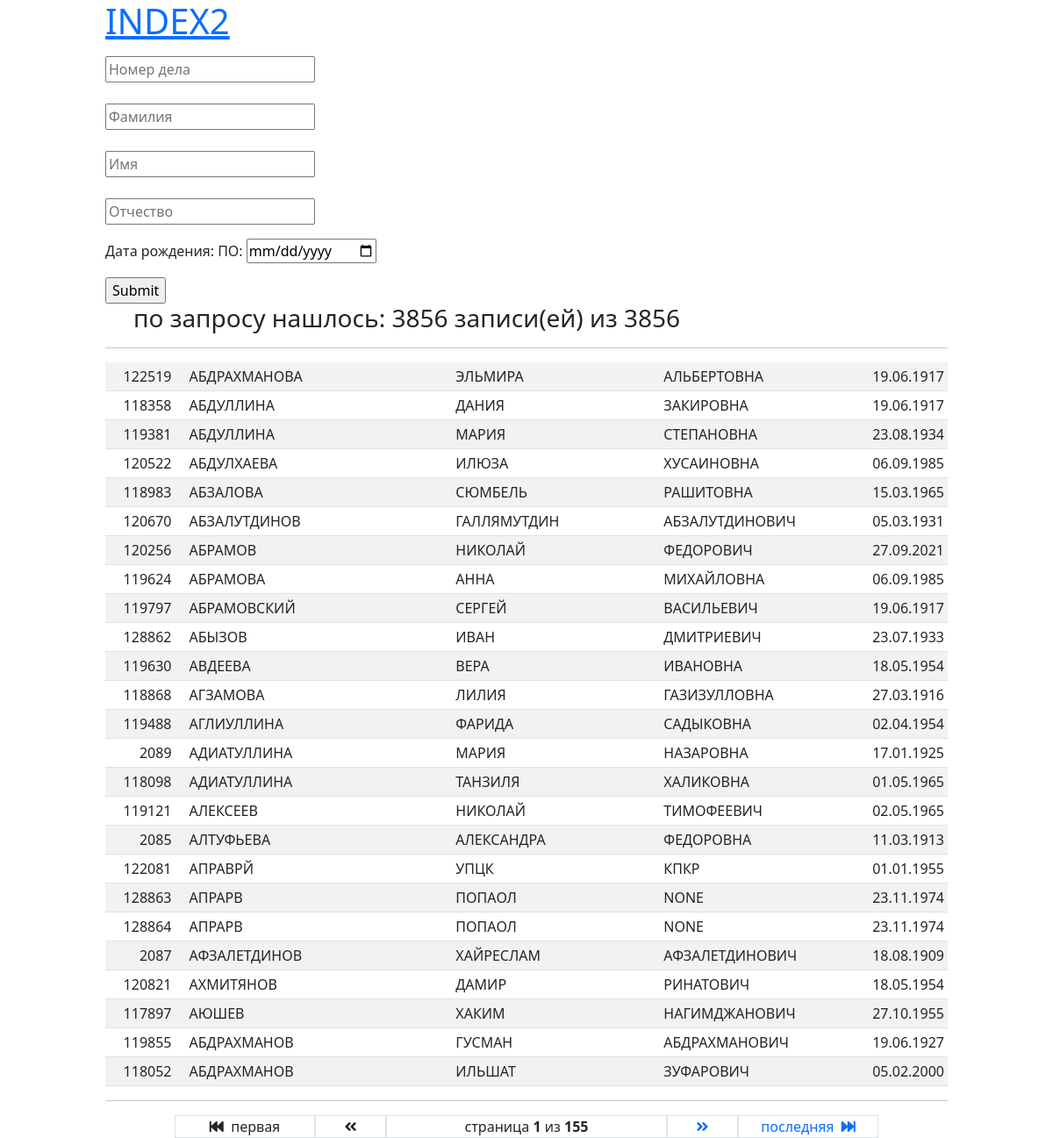
Page /f/ on the committed database.
### filter/models.py (models this page shows)
class Pd(models.Model):
    nom = models.IntegerField(unique = True, verbose_name="Номер дела")
    fam = models.CharField(max_length=25, verbose_name="Фамилия")
    name = models.CharField(max_length=25, verbose_name="Имя")
    fname = models.CharField(max_length=25, null =True, blank=True, verbose_name="Отчество")
    dr = models.DateField(verbose_name="Дата рождения")

### filter/views.py (the view)
# urls.py: path('f/', show_all_persons_page)
def show_all_persons_page(request):
    context = {}
    all_reccords = Pd.objects.all().count()
    filtered_persons =  PdFilter(
        request.GET,
        queryset = Pd.objects.all().order_by('fam', 'name', 'fname')
    )
    context['allrec'] = all_reccords
    context['filtered_persons'] = filtered_persons
    paginated_filtered_persons = Paginator(filtered_persons.qs, 25)
    page_number = request.GET.get('page')
    person_page_obj = paginated_filtered_persons.get_page(page_number)
    context['person_page_obj'] = person_page_obj
    return render(request,'filter/index2.html',context=context)

### filter/templatetags/filter_extras.py (called while the page is built)
@register.simple_tag
def fil_url(value, field_name, urlencode=None):
    url = '?{}={}'.format(field_name, value)
    if urlencode:
        querystring = urlencode.split('&')
        filtered_querystring = filter(lambda p: p.split('=')[0]!=field_name, querystring)
        encoded_querystring = '&'.join(filtered_querystring)
        url = '{}&{}'.format(url, encoded_querystring)
    return url

### filter/templates/filter/index2.html (shortened to what this page needs)
<!DOCTYPE html>
<html lang="en">
<head>
    <link rel="stylesheet" href="https://cdn.jsdelivr.net/npm/bootstrap@5.1.3/dist/css/bootstrap.min.css">
    <link rel="stylesheet" href="https://pro.fontawesome.com/releases/v5.10.0/css/all.css"/>
</head>
{% load filter_extras %}
<body>
<div class="ff" style="margin: 0 auto; width: 960px;">
    <h1><a href="/f">INDEX2</a></h1>
  <form method="get">
    {{ filtered_persons.form.as_p }}
    <input type="submit" />
  </form>
<ul>
   <h3>по запросу нашлось: {{ filtered_persons.qs.count }} записи(ей) из {{ allrec }}</h3>
</ul>
    <hr>
    <table class="table table-striped">
    <tbody>
    {% for pd in person_page_obj %}
                <tr>
                    <td class="col-md-1 p-1 text-end">{{ pd.nom }}</td>
                    <td class="col-md-4 p-1 px-3 text-start">{{ pd.fam|upper }}</td>
                    <td class="col-md-3 p-1 text-start">{{ pd.name|upper }}</td>
                    <td class="col-md-3 p-1 text-start"> {{ pd.fname|upper }}</td>
                    <td class="col-md-1 p-1 text-center">{{ pd.dr|date:"d.m.Y" }}</td>
                </tr>
              {% endfor %}
    </tbody>
    </table>
    <hr>
    <div class="container-lg text-center">
            <div class="row pagination text-decoration-none">
                <div class="col"></div>
            {% if person_page_obj.has_previous %}
                <div class="col-lg-2 border"><a class="text-decoration-none" href="{% fil_url 1 'page' request.GET.urlencode %}"><i class="fas fa-fast-backward"></i>&nbsp; первая</a></div>
                <div class="col border"><a class="text-decoration-none" href="{% fil_url person_page_obj.previous_page_number 'page' request.GET.urlencode %}"><i class="fas fa-angle-double-left"></i></a></div>
            {% else %}
                <div class="col-lg-2 border"><i class="fas fa-fast-backward"></i>&nbsp; первая</div>
                <div class="col border"><i class="fas fa-angle-double-left"></i></a></div>
            {% endif %}
            <div class="col-lg-4 border">
                страница  <span class="fw-bold">{{ person_page_obj.number }}</span> из <span class="fw-bold">{{ person_page_obj.paginator.num_pages }}</span>
            </div>
            {% if person_page_obj.has_next %}
                <div class="col border"><a class="text-decoration-none" href="{% fil_url person_page_obj.next_page_number 'page' request.GET.urlencode %}"><i class="fas fa-angle-double-right"></i></a></div>
                <div class="col-lg-2 border"><a class="text-decoration-none" href="{% fil_url person_page_obj.paginator.num_pages 'page' request.GET.urlencode %}">последняя &nbsp;<i class="fas fa-fast-forward"></i></a></div>
            {% else %}
                <div class="col border"><i class="fas fa-angle-double-right"></i></a></div>
                <div class="col-lg-2 border">последняя &nbsp;<i class="fas fa-fast-forward"></i></a></div>
            {% endif %}
            <div class="col"></div>
            </div>
    </div>
</div>
</body>
</html>

### rows in the picture
Pd: nom "122519", fam "АБДРАХМАНОВА", name "ЭЛЬМИРА", fname "АЛЬБЕРТОВНА", dr "19.06.1917"
Pd: nom "118358", fam "АБДУЛЛИНА", name "ДАНИЯ", fname "ЗАКИРОВНА", dr "19.06.1917"
Pd: nom "119381", fam "АБДУЛЛИНА", name "МАРИЯ", fname "СТЕПАНОВНА", dr "23.08.1934"
Pd: nom "120522", fam "АБДУЛХАЕВА", name "ИЛЮЗА", fname "ХУСАИНОВНА", dr "06.09.1985"
Pd: nom "118983", fam "АБЗАЛОВА", name "СЮМБЕЛЬ", fname "РАШИТОВНА", dr "15.03.1965"
Pd: nom "120670", fam "АБЗАЛУТДИНОВ", name "ГАЛЛЯМУТДИН", fname "АБЗАЛУТДИНОВИЧ", dr "05.03.1931"
Pd: nom "120256", fam "АБРАМОВ", name "НИКОЛАЙ", fname "ФЕДОРОВИЧ", dr "27.09.2021"
Pd: nom "119624", fam "АБРАМОВА", name "АННА", fname "МИХАЙЛОВНА", dr "06.09.1985"
Pd: nom "119797", fam "АБРАМОВСКИЙ", name "СЕРГЕЙ", fname "ВАСИЛЬЕВИЧ", dr "19.06.1917"
Pd: nom "128862", fam "АБЫЗОВ", name "ИВАН", fname "ДМИТРИЕВИЧ", dr "23.07.1933"
Pd: nom "119630", fam "АВДЕЕВА", name "ВЕРА", fname "ИВАНОВНА", dr "18.05.1954"
Pd: nom "118868", fam "АГЗАМОВА", name "ЛИЛИЯ", fname "ГАЗИЗУЛЛОВНА", dr "27.03.1916"
Pd: nom "119488", fam "АГЛИУЛЛИНА", name "ФАРИДА", fname "САДЫКОВНА", dr "02.04.1954"
Pd: nom "2089", fam "АДИАТУЛЛИНА", name "МАРИЯ", fname "НАЗАРОВНА", dr "17.01.1925"
Pd: nom "118098", fam "АДИАТУЛЛИНА", name "ТАНЗИЛЯ", fname "ХАЛИКОВНА", dr "01.05.1965"
Pd: nom "119121", fam "АЛЕКСЕЕВ", name "НИКОЛАЙ", fname "ТИМОФЕЕВИЧ", dr "02.05.1965"
Pd: nom "2085", fam "АЛТУФЬЕВА", name "АЛЕКСАНДРА", fname "ФЕДОРОВНА", dr "11.03.1913"
Pd: nom "122081", fam "АПРАВРЙ", name "УПЦК", fname "КПКР", dr "01.01.1955"
Pd: nom "128863", fam "АПРАРВ", name "ПОПАОЛ", fname "NONE", dr "23.11.1974"
Pd: nom "128864", fam "АПРАРВ", name "ПОПАОЛ", fname "NONE", dr "23.11.1974"
Pd: nom "2087", fam "АФЗАЛЕТДИНОВ", name "ХАЙРЕСЛАМ", fname "АФЗАЛЕТДИНОВИЧ", dr "18.08.1909"
Pd: nom "120821", fam "АХМИТЯНОВ", name "ДАМИР", fname "РИНАТОВИЧ", dr "18.05.1954"
Pd: nom "117897", fam "АЮШЕВ", name "ХАКИМ", fname "НАГИМДЖАНОВИЧ", dr "27.10.1955"
Pd: nom "119855", fam "АБДРАХМАНОВ", name "ГУСМАН", fname "АБДРАХМАНОВИЧ", dr "19.06.1927"
Pd: nom "118052", fam "АБДРАХМАНОВ", name "ИЛЬШАТ", fname "ЗУФАРОВИЧ", dr "05.02.2000"

### other values in the picture
{{ filtered_persons.qs.count }} "3856"
{{ allrec }} "3856"
{{ person_page_obj.number }} "1"
{{ person_page_obj.paginator.num_pages }} "155"
